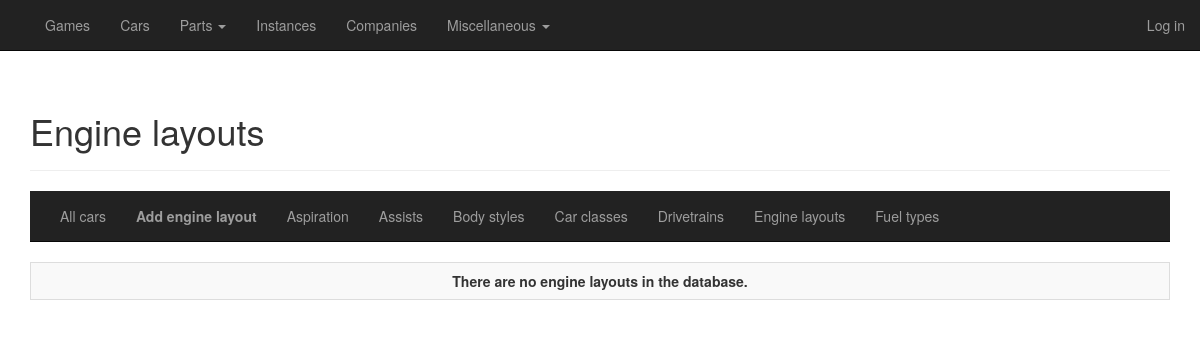
/cars/engine-layouts/all, run on an earlier commit of the app's database.
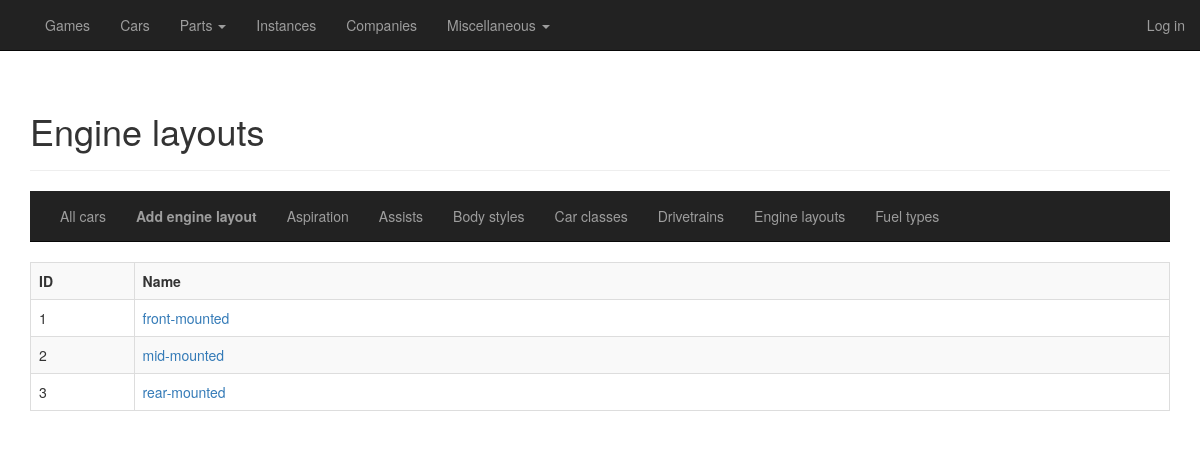
And on a later commit of the database.
### general/models/car.py (models this page shows)
class EngineLayout(database.Model):
    __tablename__ = "engine_layouts"
    id = database.Column(database.Integer, primary_key=True)
    name = database.Column(database.Unicode, index=True, nullable=False, unique=True)
    cars = database.relationship('Car', backref='engine_layout', lazy='dynamic')
    instances = database.relationship('Instance', backref='engine_layout', lazy='dynamic')

### general/routes_cars.py (the view)
@cardb.route("/cars/engine-layouts", methods=['GET'])
@cardb.route("/cars/engine-layouts/all", methods=['GET'])
def overview_engine_layouts():
    engine_layouts = EngineLayout.query.order_by(EngineLayout.name.asc()).all()
    return render_template("cars_overview_engine_layouts.html",
                           title="Engine layouts",
                           heading="Engine layouts",
                           engine_layouts=engine_layouts,
                           viewing="engine_layouts")

### general/templates/cars_overview_engine_layouts.html
{% extends "cars_base.html" %}
{% block cars_content %}
    <div>
        <table class="table table-hover table-bordered table-striped">
            {% if engine_layouts == [] %}
            <tr>
                <td class="col-sm-12 text-center"><b>There are no engine layouts in the database.</b></td>
            </tr>
            {% else %}
            <tr>
                <td class="col-sm-1"><strong>ID</strong></td>
                <td class="col-sm-10"><strong>Name</strong></td>
            </tr>
                {% for engine_layout in engine_layouts %}
            <tr>
                <td class="col-sm-1">{{ engine_layout.id }}</td>
                <td class="col-sm-10"><a href="{{ url_for('detail_engine_layout', id=engine_layout.id) }}">{{ engine_layout.name }}</a></td>
            </tr>
                {% endfor %}
            {% endif %}
        </table>
    </div>
{% endblock %}

What changed in the data, as far as the page shows it:
added EngineLayout: id "1", name "front-mounted"
added EngineLayout: id "2", name "mid-mounted"
added EngineLayout: id "3", name "rear-mounted"
Also different on the page:
text no longer shown: "There are no engine layouts in the database."
text now shown: "ID Name"
